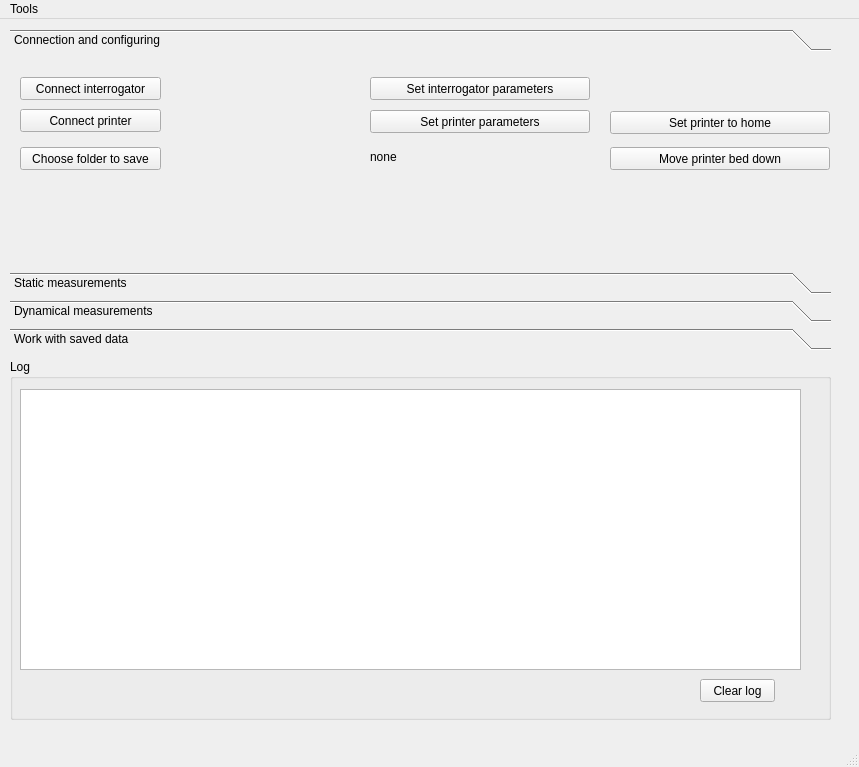
<?xml version="1.0" encoding="UTF-8"?>
<ui version="4.0">
 <class>MainWindow</class>
 <widget class="QMainWindow" name="MainWindow">
  <property name="geometry">
   <rect>
    <x>0</x>
    <y>0</y>
    <width>859</width>
    <height>767</height>
   </rect>
  </property>
  <property name="windowTitle">
   <string>WIM experiment control</string>
  </property>
  <widget class="QWidget" name="centralwidget">
   <widget class="QToolBox" name="toolBox">
    <property name="geometry">
     <rect>
      <x>10</x>
      <y>10</y>
      <width>821</width>
      <height>321</height>
     </rect>
    </property>
    <property name="currentIndex">
     <number>0</number>
    </property>
    <widget class="QWidget" name="page">
     <property name="geometry">
      <rect>
       <x>0</x>
       <y>0</y>
       <width>821</width>
       <height>197</height>
      </rect>
     </property>
     <attribute name="label">
      <string>Connection and configuring</string>
     </attribute>
     <widget class="QPushButton" name="pushButton_connect_it">
      <property name="geometry">
       <rect>
        <x>10</x>
        <y>20</y>
        <width>141</width>
        <height>23</height>
       </rect>
      </property>
      <property name="text">
       <string>Connect interrogator</string>
      </property>
      <property name="checkable">
       <bool>true</bool>
      </property>
     </widget>
     <widget class="QPushButton" name="pushButton_set_it_parameters">
      <property name="geometry">
       <rect>
        <x>360</x>
        <y>20</y>
        <width>220</width>
        <height>23</height>
       </rect>
      </property>
      <property name="text">
       <string>Set interrogator parameters</string>
      </property>
     </widget>
     <widget class="QPushButton" name="pushButton_choose_folder_to_save">
      <property name="geometry">
       <rect>
        <x>10</x>
        <y>90</y>
        <width>141</width>
        <height>23</height>
       </rect>
      </property>
      <property name="text">
       <string>Choose folder to save</string>
      </property>
     </widget>
     <widget class="QLabel" name="label_folder_to_save">
      <property name="geometry">
       <rect>
        <x>360</x>
        <y>88</y>
        <width>391</width>
        <height>23</height>
       </rect>
      </property>
      <property name="text">
       <string>none</string>
      </property>
     </widget>
     <widget class="QPushButton" name="pushButton_connect_printer">
      <property name="geometry">
       <rect>
        <x>10</x>
        <y>52</y>
        <width>141</width>
        <height>23</height>
       </rect>
      </property>
      <property name="text">
       <string>Connect printer</string>
      </property>
     </widget>
     <widget class="QPushButton" name="pushButton_set_printer_parameters">
      <property name="geometry">
       <rect>
        <x>360</x>
        <y>53</y>
        <width>220</width>
        <height>23</height>
       </rect>
      </property>
      <property name="text">
       <string>Set printer parameters</string>
      </property>
     </widget>
     <widget class="QPushButton" name="pushButton_printer_homing">
      <property name="geometry">
       <rect>
        <x>600</x>
        <y>54</y>
        <width>220</width>
        <height>23</height>
       </rect>
      </property>
      <property name="text">
       <string>Set printer to home</string>
      </property>
     </widget>
     <widget class="QPushButton" name="pushButton_printer_move_bed_down">
      <property name="geometry">
       <rect>
        <x>600</x>
        <y>90</y>
        <width>220</width>
        <height>23</height>
       </rect>
      </property>
      <property name="text">
       <string>Move printer bed down</string>
      </property>
     </widget>
    </widget>
    <widget class="QWidget" name="page_2">
     <property name="geometry">
      <rect>
       <x>0</x>
       <y>0</y>
       <width>821</width>
       <height>197</height>
      </rect>
     </property>
     <attribute name="label">
      <string>Static measurements</string>
     </attribute>
     <widget class="QPushButton" name="pushButton_set_static_measurements_params">
      <property name="geometry">
       <rect>
        <x>520</x>
        <y>11</y>
        <width>201</width>
        <height>23</height>
       </rect>
      </property>
      <property name="text">
       <string>Static meas parameters</string>
      </property>
     </widget>
     <widget class="QPushButton" name="pushButton_static_measurements">
      <property name="geometry">
       <rect>
        <x>10</x>
        <y>10</y>
        <width>181</width>
        <height>28</height>
       </rect>
      </property>
      <property name="text">
       <string>Static measurements</string>
      </property>
      <property name="checkable">
       <bool>true</bool>
      </property>
     </widget>
    </widget>
    <widget class="QWidget" name="recording">
     <property name="geometry">
      <rect>
       <x>0</x>
       <y>0</y>
       <width>821</width>
       <height>197</height>
      </rect>
     </property>
     <attribute name="label">
      <string>Dynamical measurements</string>
     </attribute>
     <widget class="QPushButton" name="pushButton_set_dynamical_measurements_params">
      <property name="geometry">
       <rect>
        <x>560</x>
        <y>10</y>
        <width>201</width>
        <height>23</height>
       </rect>
      </property>
      <property name="text">
       <string>Dynamical meas parameters</string>
      </property>
     </widget>
     <widget class="QPushButton" name="pushButton_dynamical_measurements">
      <property name="geometry">
       <rect>
        <x>13</x>
        <y>10</y>
        <width>181</width>
        <height>28</height>
       </rect>
      </property>
      <property name="text">
       <string>Dynamical measurements</string>
      </property>
      <property name="checkable">
       <bool>true</bool>
      </property>
     </widget>
    </widget>
    <widget class="QWidget" name="page_3">
     <property name="geometry">
      <rect>
       <x>0</x>
       <y>0</y>
       <width>821</width>
       <height>197</height>
      </rect>
     </property>
     <attribute name="label">
      <string>Work with saved data</string>
     </attribute>
     <widget class="QPushButton" name="pushButton_choose_file_to_load">
      <property name="geometry">
       <rect>
        <x>10</x>
        <y>10</y>
        <width>141</width>
        <height>31</height>
       </rect>
      </property>
      <property name="text">
       <string>Choose file to load</string>
      </property>
     </widget>
     <widget class="QPushButton" name="pushButton_plot_from_file">
      <property name="geometry">
       <rect>
        <x>10</x>
        <y>53</y>
        <width>141</width>
        <height>31</height>
       </rect>
      </property>
      <property name="text">
       <string>Plot results</string>
      </property>
     </widget>
     <widget class="QLabel" name="label_file_to_load">
      <property name="geometry">
       <rect>
        <x>170</x>
        <y>10</y>
        <width>211</width>
        <height>23</height>
       </rect>
      </property>
      <property name="text">
       <string>none</string>
      </property>
      <property name="alignment">
       <set>Qt::AlignRight|Qt::AlignTrailing|Qt::AlignVCenter</set>
      </property>
     </widget>
     <widget class="QPushButton" name="pushButton_plot_single_slice_of_static">
      <property name="geometry">
       <rect>
        <x>10</x>
        <y>100</y>
        <width>141</width>
        <height>31</height>
       </rect>
      </property>
      <property name="text">
       <string>Plot single slice across</string>
      </property>
     </widget>
     <widget class="QComboBox" name="comboBox_axis_to_plot_static_slice">
      <property name="geometry">
       <rect>
        <x>319</x>
        <y>108</y>
        <width>51</width>
        <height>22</height>
       </rect>
      </property>
      <item>
       <property name="text">
        <string>X</string>
       </property>
      </item>
      <item>
       <property name="text">
        <string>Y</string>
       </property>
      </item>
     </widget>
     <widget class="QLineEdit" name="lineEdit_coordinate_to_plot_static_slice">
      <property name="geometry">
       <rect>
        <x>210</x>
        <y>103</y>
        <width>81</width>
        <height>31</height>
       </rect>
      </property>
      <property name="text">
       <string>250</string>
      </property>
      <property name="alignment">
       <set>Qt::AlignRight|Qt::AlignTrailing|Qt::AlignVCenter</set>
      </property>
     </widget>
     <widget class="QComboBox" name="comboBox_channel_to_plot_static_slice">
      <property name="geometry">
       <rect>
        <x>451</x>
        <y>109</y>
        <width>51</width>
        <height>22</height>
       </rect>
      </property>
      <item>
       <property name="text">
        <string>1</string>
       </property>
      </item>
      <item>
       <property name="text">
        <string>2</string>
       </property>
      </item>
      <item>
       <property name="text">
        <string>3</string>
       </property>
      </item>
      <item>
       <property name="text">
        <string>4</string>
       </property>
      </item>
     </widget>
     <widget class="QLabel" name="label">
      <property name="geometry">
       <rect>
        <x>390</x>
        <y>110</y>
        <width>54</width>
        <height>16</height>
       </rect>
      </property>
      <property name="text">
       <string>Channel</string>
      </property>
     </widget>
     <widget class="QLabel" name="label_2">
      <property name="geometry">
       <rect>
        <x>520</x>
        <y>110</y>
        <width>54</width>
        <height>16</height>
       </rect>
      </property>
      <property name="text">
       <string>FBG</string>
      </property>
     </widget>
     <widget class="QComboBox" name="comboBox_FBG_to_plot_static_slice">
      <property name="geometry">
       <rect>
        <x>560</x>
        <y>110</y>
        <width>51</width>
        <height>22</height>
       </rect>
      </property>
      <item>
       <property name="text">
        <string>1</string>
       </property>
      </item>
      <item>
       <property name="text">
        <string>2</string>
       </property>
      </item>
      <item>
       <property name="text">
        <string>3</string>
       </property>
      </item>
      <item>
       <property name="text">
        <string>4</string>
       </property>
      </item>
      <item>
       <property name="text">
        <string>5</string>
       </property>
      </item>
      <item>
       <property name="text">
        <string>6</string>
       </property>
      </item>
      <item>
       <property name="text">
        <string>7</string>
       </property>
      </item>
      <item>
       <property name="text">
        <string>8</string>
       </property>
      </item>
      <item>
       <property name="text">
        <string>9</string>
       </property>
      </item>
      <item>
       <property name="text">
        <string>10</string>
       </property>
      </item>
      <item>
       <property name="text">
        <string>11</string>
       </property>
      </item>
      <item>
       <property name="text">
        <string>12</string>
       </property>
      </item>
      <item>
       <property name="text">
        <string>13</string>
       </property>
      </item>
      <item>
       <property name="text">
        <string>14</string>
       </property>
      </item>
      <item>
       <property name="text">
        <string>15</string>
       </property>
      </item>
      <item>
       <property name="text">
        <string>16</string>
       </property>
      </item>
      <item>
       <property name="text">
        <string>17</string>
       </property>
      </item>
     </widget>
     <widget class="QPushButton" name="pushButton_save_single_line_to_csv">
      <property name="geometry">
       <rect>
        <x>10</x>
        <y>150</y>
        <width>141</width>
        <height>31</height>
       </rect>
      </property>
      <property name="text">
       <string>Save single line to csv</string>
      </property>
     </widget>
    </widget>
   </widget>
   <widget class="QGroupBox" name="groupBox">
    <property name="geometry">
     <rect>
      <x>10</x>
      <y>340</y>
      <width>821</width>
      <height>361</height>
     </rect>
    </property>
    <property name="title">
     <string>Log</string>
    </property>
    <widget class="QTextBrowser" name="LogField">
     <property name="geometry">
      <rect>
       <x>10</x>
       <y>30</y>
       <width>781</width>
       <height>281</height>
      </rect>
     </property>
     <property name="maximumSize">
      <size>
       <width>16777215</width>
       <height>300</height>
      </size>
     </property>
    </widget>
    <widget class="QPushButton" name="pushButton_clearLog">
     <property name="geometry">
      <rect>
       <x>690</x>
       <y>320</y>
       <width>75</width>
       <height>23</height>
      </rect>
     </property>
     <property name="text">
      <string>Clear log</string>
     </property>
    </widget>
   </widget>
  </widget>
  <widget class="QMenuBar" name="menubar">
   <property name="geometry">
    <rect>
     <x>0</x>
     <y>0</y>
     <width>859</width>
     <height>26</height>
    </rect>
   </property>
   <widget class="QMenu" name="menuTools">
    <property name="title">
     <string>Tools</string>
    </property>
    <addaction name="action_save_parameters"/>
    <addaction name="action_load_parameters"/>
    <addaction name="action_delete_all_figures"/>
   </widget>
   <addaction name="menuTools"/>
  </widget>
  <widget class="QStatusBar" name="statusbar"/>
  <action name="action_save_parameters">
   <property name="text">
    <string>Save parameters</string>
   </property>
   <property name="shortcut">
    <string>Ctrl+S</string>
   </property>
  </action>
  <action name="action_load_parameters">
   <property name="text">
    <string>Load parameters</string>
   </property>
   <property name="shortcut">
    <string>Ctrl+L</string>
   </property>
  </action>
  <action name="action_delete_all_figures">
   <property name="text">
    <string>Delete all figures</string>
   </property>
   <property name="shortcut">
    <string>Ctrl+D</string>
   </property>
  </action>
 </widget>
 <resources/>
 <connections/>
</ui>
